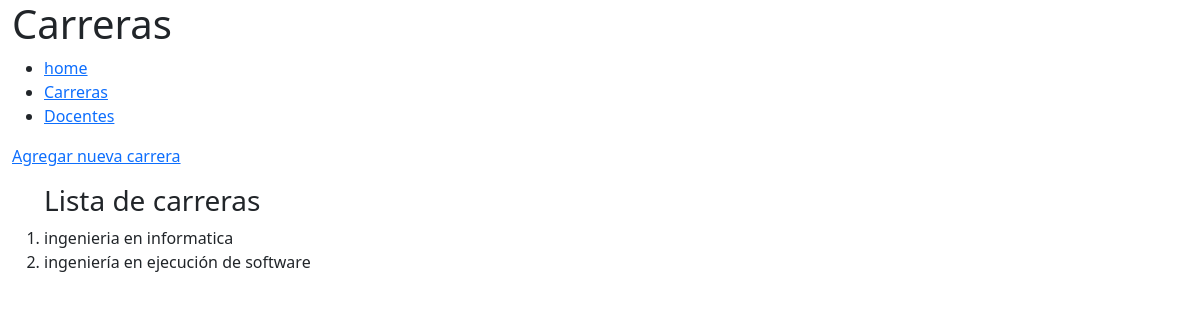
Before: /carreras/ with the older database file.
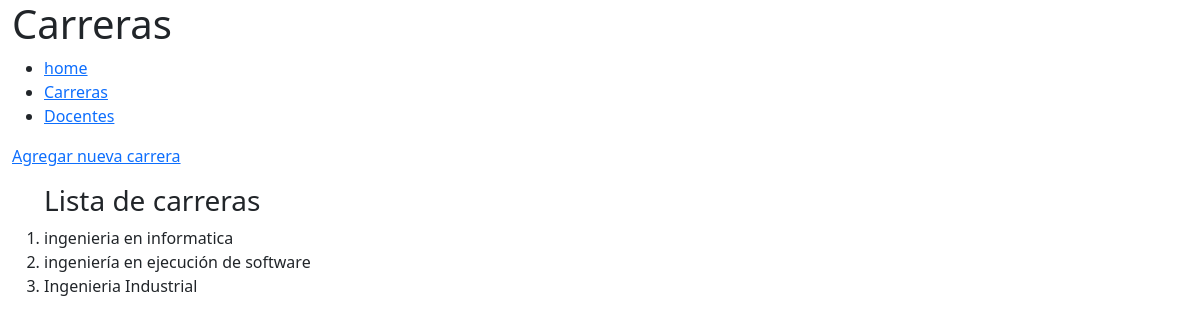
After: the same page with the newer database file.
### core/models.py (models this page shows, shortened)
class Carrera(models.Model):
    codigo = models.CharField(max_length=10)
    nombre = models.CharField(max_length=50)
    duracion = models.IntegerField()

### core/views.py (the view)
# urls.py: path('carreras/', views.carreras, name="carreras"),
def carreras(request):
    carreras = Carrera.objects.all()
    data = {
            'carreras':carreras
            }
    return render(request,'core/carreras.html', data)

### core/templates/core/carreras.html (shortened to what this page needs)
<!DOCTYPE html>
<html lang="en">
<head>
    <link href="https://cdn.jsdelivr.net/npm/bootstrap@5.3.0-alpha3/dist/css/bootstrap.min.css" rel="stylesheet">
</head>
<body>
    <div class="container-fluid">
        <h1>Carreras</h1>
        <ul>
            <li><a href="{% url 'home' %}">home</a></li>
            <li><a href="{% url 'carreras' %}">Carreras</a></li>
            <li><a href="{% url 'docentes' %}">Docentes</a></li>
        </ul>
        <p><a href="{% url 'nueva_carrera' %}">Agregar nueva carrera</a></p>
        <ol>
            <h3>Lista de carreras</h3>
        {% for c in carreras %}
            <li>{{ c.nombre}}</li>
        {% endfor %}
        </ol>
    </div>
</body>
</html>

Changed rows visible on the page:
added Carrera: nombre "Ingenieria Industrial"
